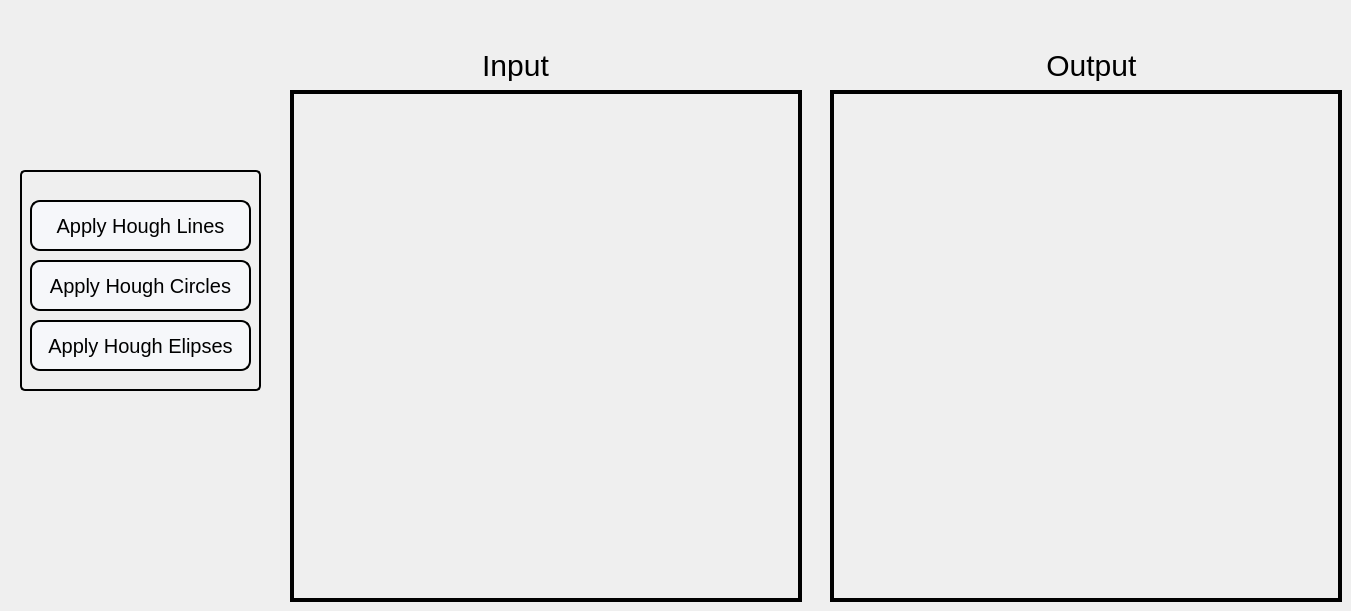
    <widget class="QWidget" name="PassTab">
     <attribute name="title">
      <string>Hough Transform</string>
     </attribute>
     <widget class="QLabel" name="outputImageLabel_7">
      <property name="geometry">
       <rect>
        <x>1000</x>
        <y>50</y>
        <width>191</width>
        <height>31</height>
       </rect>
      </property>
      <property name="styleSheet">
       <string notr="true">font-family: Impact, Haettenschweiler, 'Arial Narrow Bold', sans-serif;
font-size: 30px;
color: black;
background-color:transparent;</string>
      </property>
      <property name="text">
       <string>Output </string>
      </property>
      <property name="alignment">
       <set>Qt::AlignCenter</set>
      </property>
     </widget>
     <widget class="QLabel" name="inputImageLabel_11">
      <property name="geometry">
       <rect>
        <x>420</x>
        <y>50</y>
        <width>191</width>
        <height>31</height>
       </rect>
      </property>
      <property name="styleSheet">
       <string notr="true">font-family: Impact, Haettenschweiler, 'Arial Narrow Bold', sans-serif;
font-size: 30px;
color: black;
background-color:transparent;</string>
      </property>
      <property name="text">
       <string>Input</string>
      </property>
      <property name="alignment">
       <set>Qt::AlignCenter</set>
      </property>
     </widget>
     <widget class="QLabel" name="hough_input">
      <property name="geometry">
       <rect>
        <x>290</x>
        <y>90</y>
        <width>512</width>
        <height>512</height>
       </rect>
      </property>
      <property name="styleSheet">
       <string notr="true">border: 4px solid black;
</string>
      </property>
      <property name="text">
       <string/>
      </property>
      <property name="scaledContents">
       <bool>true</bool>
      </property>
      <property name="alignment">
       <set>Qt::AlignCenter</set>
      </property>
     </widget>
     <widget class="QLabel" name="hough_output">
      <property name="geometry">
       <rect>
        <x>830</x>
        <y>90</y>
        <width>512</width>
        <height>512</height>
       </rect>
      </property>
      <property name="styleSheet">
       <string notr="true">border: 4px solid black;
</string>
      </property>
      <property name="text">
       <string/>
      </property>
      <property name="scaledContents">
       <bool>true</bool>
      </property>
      <property name="alignment">
       <set>Qt::AlignCenter</set>
      </property>
     </widget>
     <widget class="QLabel" name="FilterLabel_3">
      <property name="geometry">
       <rect>
        <x>20</x>
        <y>130</y>
        <width>241</width>
        <height>31</height>
       </rect>
      </property>
      <property name="styleSheet">
       <string notr="true">font-family: Impact, Haettenschweiler, 'Arial Narrow Bold', sans-serif;
font-size: 30px;
color: black;
background-color:transparent;
border-color: transparent</string>
      </property>
      <property name="text">
       <string/>
      </property>
      <property name="alignment">
       <set>Qt::AlignCenter</set>
      </property>
     </widget>
     <widget class="QWidget" name="Filtering_3" native="true">
      <property name="geometry">
       <rect>
        <x>20</x>
        <y>170</y>
        <width>241</width>
        <height>221</height>
       </rect>
      </property>
      <property name="styleSheet">
       <string notr="true">QWidget{
border: 2px solid;
border-radius: 5px;
}</string>
      </property>
      <widget class="QPushButton" name="CircleButton">
       <property name="geometry">
        <rect>
         <x>10</x>
         <y>90</y>
         <width>221</width>
         <height>51</height>
        </rect>
       </property>
       <property name="styleSheet">
        <string notr="true">QPushButton{
border-style: solid;
border-width: 2px;
border-radius: 10px;
font-family: Impact, Haettenschweiler, 'Arial Narrow Bold', sans-serif;
font-size: 20px;
color: black;
background-color: rgb(246, 247, 250);
}

QPushButton:hover:!pressed{
	background-color: qlineargradient(x1: 0.5, y1: 1, x2: 0.5, y2: 1, stop: 0 #dadbde, stop: 1 #f6f7fa);
}</string>
       </property>
       <property name="text">
        <string>Apply Hough Circles</string>
       </property>
      </widget>
      <widget class="QPushButton" name="LinesButton">
       <property name="geometry">
        <rect>
         <x>10</x>
         <y>30</y>
         <width>221</width>
         <height>51</height>
        </rect>
       </property>
       <property name="styleSheet">
        <string notr="true">QPushButton{
border-style: solid;
border-width: 2px;
border-radius: 10px;
font-family: Impact, Haettenschweiler, 'Arial Narrow Bold', sans-serif;
font-size: 20px;
color: black;
background-color: rgb(246, 247, 250);
}

QPushButton:hover:!pressed{
	background-color: qlineargradient(x1: 0.5, y1: 1, x2: 0.5, y2: 1, stop: 0 #dadbde, stop: 1 #f6f7fa);
}</string>
       </property>
       <property name="text">
        <string>Apply Hough Lines</string>
       </property>
      </widget>
      <widget class="QPushButton" name="ElipsesButton">
       <property name="geometry">
        <rect>
         <x>10</x>
         <y>150</y>
         <width>221</width>
         <height>51</height>
        </rect>
       </property>
       <property name="styleSheet">
        <string notr="true">QPushButton{
border-style: solid;
border-width: 2px;
border-radius: 10px;
font-family: Impact, Haettenschweiler, 'Arial Narrow Bold', sans-serif;
font-size: 20px;
color: black;
background-color: rgb(246, 247, 250);
}

QPushButton:hover:!pressed{
	background-color: qlineargradient(x1: 0.5, y1: 1, x2: 0.5, y2: 1, stop: 0 #dadbde, stop: 1 #f6f7fa);
}</string>
       </property>
       <property name="text">
        <string>Apply Hough Elipses</string>
       </property>
      </widget>
     </widget>
    </widget>
